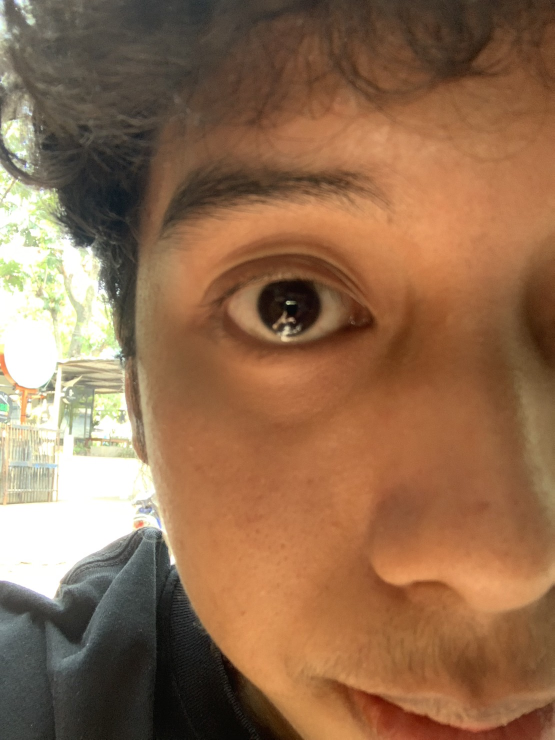
#> input picture images/manu.jpg, 1109 x 1479 px, given in place of manu.jpg.jpg, which was not available (shown at 1/2 size)
$ python encode.py
#> lines starting #> are read from the running program, lines starting #| are printed output that depends on the picture; after the words box and inside, x2 and y2 are one past the last pixel; in counts of white or black regions, pixels touching at a corner belong together; pictures that were not available may be replaced by others from this repository, and a replacement may not be noted
import cv2
import numpy as np
import math
from tabulate import tabulate
import os

print("List gambar yang tersedia:")
image_names = [
    file for file in os.listdir(f"{os.getcwd()}\images") if file.endswith(".jpg")
]
for i in range(len(image_names)):
    print(f'{i + 1}. {image_names[i].replace(".jpg", "")}')

image_name = input("Masukkan nama gambar yang ingin digunakan: ")
#> the answer given: images/manu.jpg
image = cv2.imread(f"images/{image_name}.jpg")
#> image is the input picture: shape (1479, 1109, 3); mean B, G, R 79.8, 108.8, 145.6


# [79 lines left out: functions on_change_x1, on_change_y1, on_change_px, dct_transform, quantize, not called in this run]


if image is None:
    print("Error: Could not load the image.")
else:
    os.mkdir("results")
    os.mkdir(f"results/{image_name}")

    h, w, c = image.shape
#> h = 1479; w = 1109; c = 3

    screen_res = (1280, 720)
    scale_width = screen_res[0] / w
#> scale_width = 1.15
    scale_height = screen_res[1] / h
#> scale_height = 0.487
    scale = min(scale_width, scale_height)
#> scale = 0.487

    pixel_size = min(w, h)
#> pixel_size = 1109

    p1 = [0, 0]
    p2 = [pixel_size, pixel_size]
#> p2 = [1109, 1109]

    while True:
        ycrcb_image = cv2.cvtColor(image, cv2.COLOR_BGR2YCrCb)
#> ycrcb_image: shape (1479, 1109, 3); mean of channels 0, 1, 2 116.5, 148.7, 107.3

        y_channel, cr_channel, cb_channel = cv2.split(ycrcb_image)
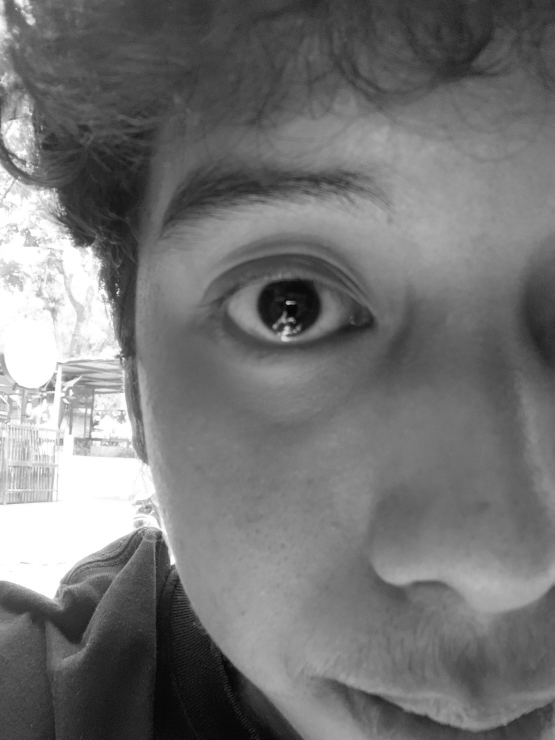
#> y_channel: shape (1479, 1109) (shown at 1/2 size); min 1, max 255, mean 116.5
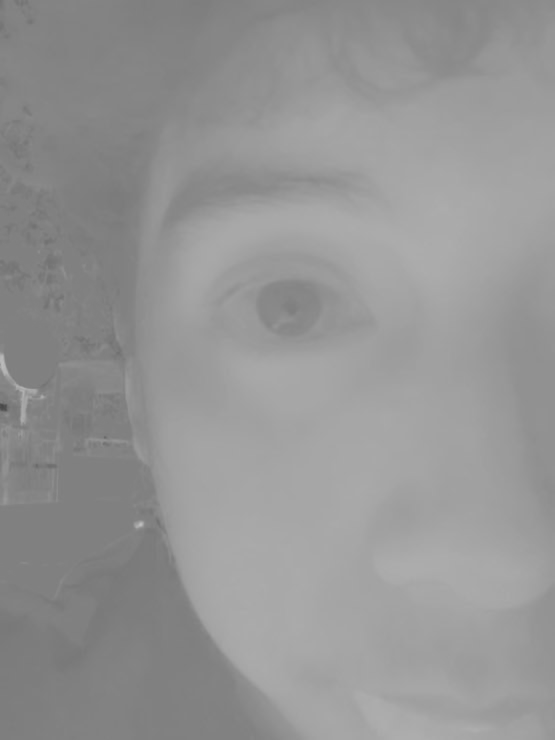
#> cr_channel: shape (1479, 1109) (shown at 1/2 size); min 69, max 193, mean 148.7
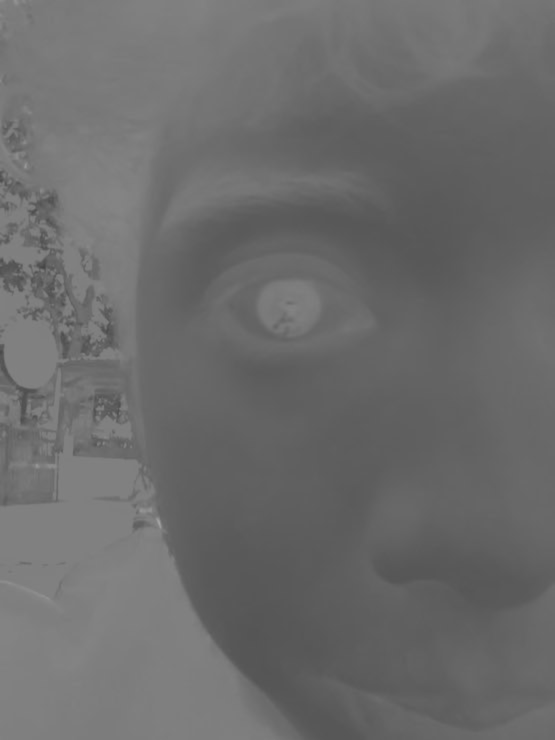
#> cb_channel: shape (1479, 1109) (shown at 1/2 size); min 67, max 168, mean 107.3

        cv2.namedWindow("Y Component", cv2.WINDOW_NORMAL)
        cv2.resizeWindow("Y Component", int(w * scale), int(h * scale))

        image = y_channel
        image_rec = image.copy()
        cv2.rectangle(image_rec, p1, p2, (0, 0, 0), 5)
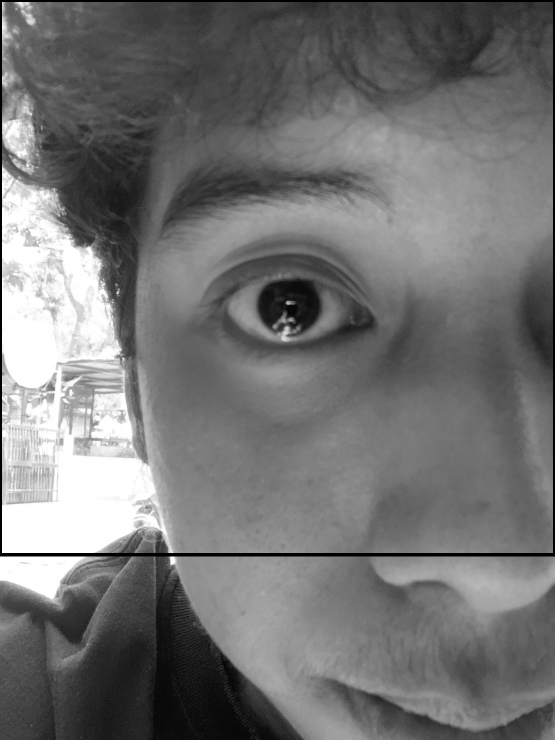
#> image_rec: shape (1479, 1109) (shown at 1/2 size); 1.21% of pixels changed, all inside (x1, y1, x2, y2) = (0, 0, 1109, 1113)
        cv2.imshow("Y Component", image_rec)
        cv2.imwrite(f"{os.getcwd()}\\results\{image_name}\y.jpg", y_channel)
        cv2.imwrite(f"{os.getcwd()}\\results\{image_name}\cr.jpg", cr_channel)
        cv2.imwrite(f"{os.getcwd()}\\results\{image_name}\cb.jpg", cb_channel)
        cv2.imwrite(f"{os.getcwd()}\\results\{image_name}\ycrcb.jpg", ycrcb_image)

        cv2.createTrackbar("X start", "Y Component", 0, w, on_change_x1)
        cv2.createTrackbar("Y start", "Y Component", 0, h, on_change_y1)
        cv2.createTrackbar(
            "Pixel size",
            "Y Component",
            pixel_size,
            min(w - p1[0], h - p1[1]),
            on_change_px,
        )

        key = cv2.waitKey(0)
#> (key Esc is pressed here)

        if key == 27:  # Esc
            break
        elif key == 13:  # Enter
            cv2.destroyAllWindows()
            cv2.namedWindow("Cropped Image", cv2.WINDOW_NORMAL)
            cv2.resizeWindow("Cropped Image", 480, 480)
            cropped_image = image[p1[1] : p2[1], p1[0] : p2[0]]
            cv2.imshow("Cropped Image", cropped_image)
            cv2.imwrite(
                f"{os.getcwd()}\\results\{image_name}\cropped.jpg", cropped_image
            )

            cv2.namedWindow("Resized Image", cv2.WINDOW_NORMAL)
            cv2.resizeWindow("Resized Image", 480, 480)
            resized_image = cv2.resize(
                cropped_image, (8, 8), interpolation=cv2.INTER_LINEAR
            )
            cv2.imshow("Resized Image", resized_image)
            cv2.imwrite(
                f"{os.getcwd()}\\results\{image_name}\macroblock.jpg", resized_image
            )
            print(f"{os.getcwd()}\\results\{image_name}\macroblock.jpg")

            print("Tabel warna macroblock komponen Y:")
            print(tabulate(resized_image, tablefmt="psql"))
            print()

            pre_dct = np.array(resized_image, dtype=np.int16) - 128
            print("Tabel warna setelah dikurangi 128:")
            print(tabulate(pre_dct, tablefmt="psql"))
            print()

            dct = dct_transform(pre_dct)
            print("Tabel warna setelah DCT:")
            print(tabulate(dct, tablefmt="psql"))
            print()

            quantization = quantize(dct)
            print("Tabel warna setelah quantization:")
            print(tabulate(quantization, tablefmt="psql"))
            print()

            print("Koefisien DC:", quantization[0][0])
            print("Koefisien AC:", end=" ")
            for i in range(1, 8):
                for j in range(i + 1):
                    if i == 7 and j == 7:
                        print(quantization[j, i - j])
                    else:
                        if i % 2 == 1:
                            print(quantization[j, i - j], end=", ")
                        else:
                            print(quantization[i - j, j], end=", ")

            key = cv2.waitKey(0)
            break
    cv2.destroyAllWindows()
